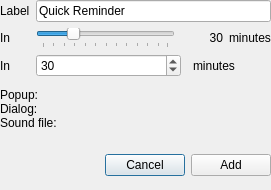
<?xml version="1.0" encoding="UTF-8"?>
<ui version="4.0">
 <class>add_quick</class>
 <widget class="QDialog" name="add_quick">
  <property name="geometry">
   <rect>
    <x>0</x>
    <y>0</y>
    <width>271</width>
    <height>190</height>
   </rect>
  </property>
  <property name="windowTitle">
   <string>Add Quick Reminder</string>
  </property>
  <property name="windowIcon">
   <iconset theme="remindor-qt">
    <normalon>:/icons/remindor-qt.svg</normalon>
   </iconset>
  </property>
  <layout class="QGridLayout" name="gridLayout">
   <property name="margin">
    <number>0</number>
   </property>
   <item row="2" column="1" colspan="2">
    <widget class="QSpinBox" name="in_spin">
     <property name="minimum">
      <number>1</number>
     </property>
     <property name="maximum">
      <number>120</number>
     </property>
     <property name="value">
      <number>30</number>
     </property>
    </widget>
   </item>
   <item row="0" column="0">
    <widget class="QLabel" name="label_label">
     <property name="text">
      <string>Label</string>
     </property>
    </widget>
   </item>
   <item row="3" column="0" colspan="6">
    <widget class="QLabel" name="info_label">
     <property name="text">
      <string>Popup:
Dialog:
Sound file:</string>
     </property>
    </widget>
   </item>
   <item row="1" column="1">
    <widget class="QSlider" name="in_slider">
     <property name="minimum">
      <number>1</number>
     </property>
     <property name="maximum">
      <number>120</number>
     </property>
     <property name="sliderPosition">
      <number>30</number>
     </property>
     <property name="orientation">
      <enum>Qt::Horizontal</enum>
     </property>
     <property name="tickPosition">
      <enum>QSlider::TicksBelow</enum>
     </property>
     <property name="tickInterval">
      <number>10</number>
     </property>
    </widget>
   </item>
   <item row="2" column="0">
    <widget class="QLabel" name="in_label2">
     <property name="text">
      <string>In</string>
     </property>
    </widget>
   </item>
   <item row="1" column="0">
    <widget class="QLabel" name="in_label">
     <property name="text">
      <string>In</string>
     </property>
    </widget>
   </item>
   <item row="1" column="5">
    <widget class="QLabel" name="minutes_label">
     <property name="text">
      <string>minutes</string>
     </property>
    </widget>
   </item>
   <item row="4" column="0" colspan="6">
    <widget class="QWidget" name="button_widget" native="true">
     <layout class="QHBoxLayout" name="horizontalLayout">
      <property name="margin">
       <number>0</number>
      </property>
      <item>
       <spacer name="horizontalspacer">
        <property name="orientation">
         <enum>Qt::Horizontal</enum>
        </property>
        <property name="sizeHint" stdset="0">
         <size>
          <width>40</width>
          <height>20</height>
         </size>
        </property>
       </spacer>
      </item>
      <item>
       <widget class="QPushButton" name="cancel_button">
        <property name="text">
         <string>Cancel</string>
        </property>
        <property name="icon">
         <iconset theme="gtk-cancel">
          <normalon>:/icons/delete.png</normalon>
         </iconset>
        </property>
        <property name="default">
         <bool>true</bool>
        </property>
       </widget>
      </item>
      <item>
       <widget class="QPushButton" name="add_button">
        <property name="text">
         <string>Add</string>
        </property>
        <property name="icon">
         <iconset theme="add">
          <normalon>:/icons/add.png</normalon>
         </iconset>
        </property>
       </widget>
      </item>
     </layout>
    </widget>
   </item>
   <item row="0" column="1" colspan="5">
    <widget class="QLineEdit" name="label_edit">
     <property name="text">
      <string>Quick Reminder</string>
     </property>
    </widget>
   </item>
   <item row="2" column="4" colspan="2">
    <widget class="QLabel" name="minutes_label2">
     <property name="text">
      <string>minutes</string>
     </property>
    </widget>
   </item>
   <item row="1" column="4">
    <widget class="QLabel" name="value_label">
     <property name="minimumSize">
      <size>
       <width>30</width>
       <height>0</height>
      </size>
     </property>
     <property name="text">
      <string> 30</string>
     </property>
     <property name="alignment">
      <set>Qt::AlignRight|Qt::AlignTrailing|Qt::AlignVCenter</set>
     </property>
    </widget>
   </item>
  </layout>
 </widget>
 <tabstops>
  <tabstop>label_edit</tabstop>
  <tabstop>in_slider</tabstop>
  <tabstop>in_spin</tabstop>
  <tabstop>add_button</tabstop>
  <tabstop>cancel_button</tabstop>
 </tabstops>
 <resources>
  <include location="../../resources.qrc"/>
 </resources>
 <connections>
  <connection>
   <sender>in_slider</sender>
   <signal>valueChanged(int)</signal>
   <receiver>in_spin</receiver>
   <slot>setValue(int)</slot>
   <hints>
    <hint type="sourcelabel">
     <x>127</x>
     <y>47</y>
    </hint>
    <hint type="destinationlabel">
     <x>127</x>
     <y>81</y>
    </hint>
   </hints>
  </connection>
  <connection>
   <sender>in_spin</sender>
   <signal>valueChanged(int)</signal>
   <receiver>in_slider</receiver>
   <slot>setValue(int)</slot>
   <hints>
    <hint type="sourcelabel">
     <x>127</x>
     <y>81</y>
    </hint>
    <hint type="destinationlabel">
     <x>127</x>
     <y>47</y>
    </hint>
   </hints>
  </connection>
  <connection>
   <sender>in_slider</sender>
   <signal>valueChanged(int)</signal>
   <receiver>value_label</receiver>
   <slot>setNum(int)</slot>
   <hints>
    <hint type="sourcelabel">
     <x>103</x>
     <y>49</y>
    </hint>
    <hint type="destinationlabel">
     <x>195</x>
     <y>49</y>
    </hint>
   </hints>
  </connection>
 </connections>
</ui>
